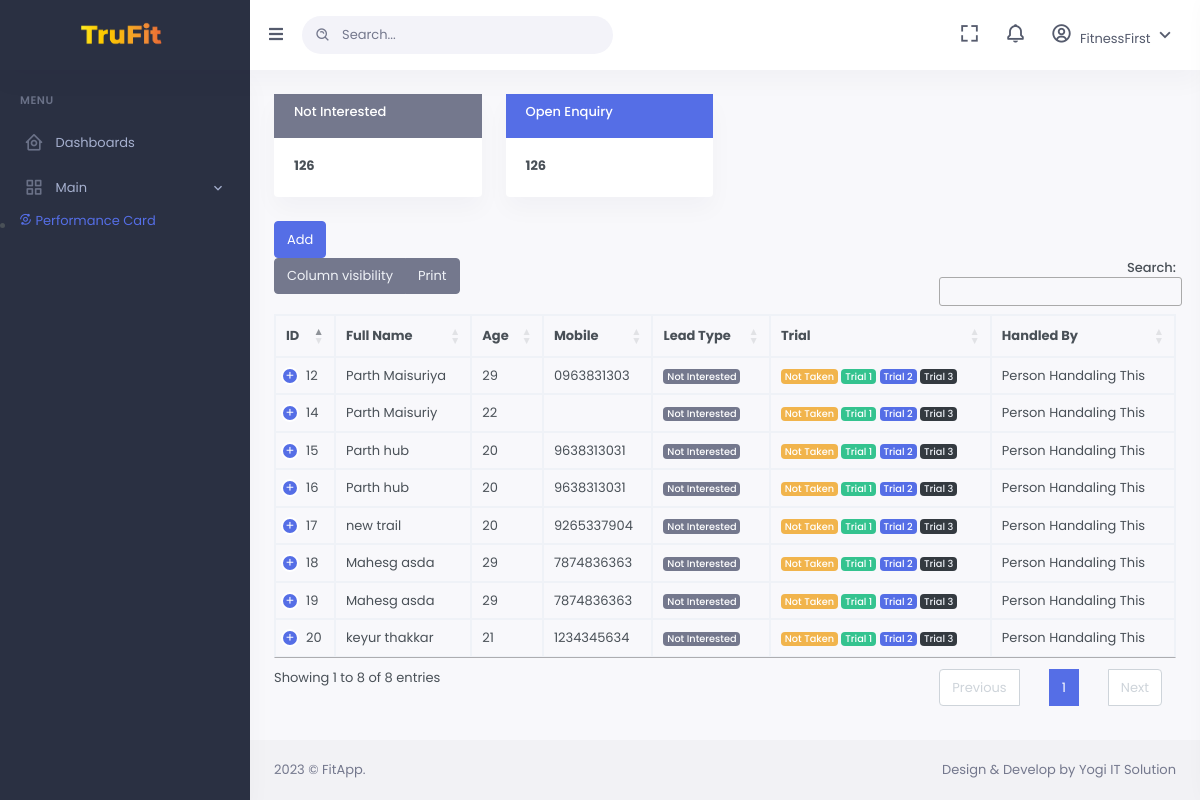
/all-inq-lost.php (signed in), run on an earlier commit of the app's database.
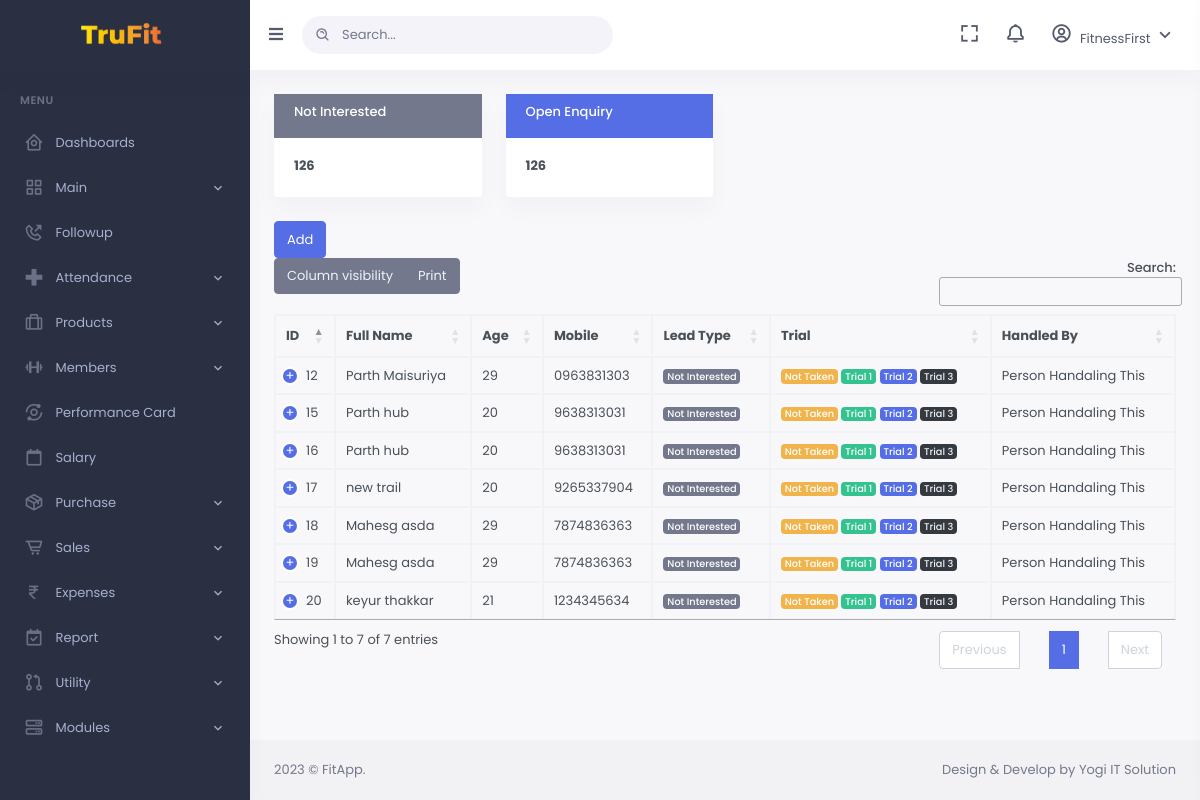
And on a later commit of the database.
### tables this page shows
CREATE TABLE `student` (
  `stdID` int(11) NOT NULL,
  `stdfName` varchar(100) NOT NULL,
  `stdlName` varchar(100) NOT NULL,
  `stdAge` int(3) NOT NULL,
  `stdGender` varchar(7) NOT NULL,
  `stdContact` varchar(10) NOT NULL,
  `stdEmailID` varchar(50) NOT NULL,
  `school` varchar(200) NOT NULL,
  `locationID` int(11) NOT NULL,
  `refID` int(11) NOT NULL,
  `programInterestedIN` int(11) NOT NULL,
  `resume` varchar(500) NOT NULL,
  `priority` varchar(50) NOT NULL,
  `remarks` varchar(500) NOT NULL
);

### all-inq-lost.php (the view, shortened to what the changed rows need)
<?php
include_once 'db_conn.php';
?>
<!DOCTYPE html>
<html lang="en">
<?php
include('inc/head.php')
?>
<body data-sidebar="dark">
    <div id="layout-wrapper">
        <?php
        include('inc/sidebar.php')
        ?>
        <div id="main" class="layout-column flex">
            <div class="main-content">
                <div class="page-content">
                    <div class="container-fluid">
                        <div class="row ">
                            <div class="col-lg-12 col-12">
                            </div>
                        </div>
                        <div class="padding">
                            <table id="datatable-buttons" class="table table-bordered dt-responsive nowrap w-100">
                                <thead>
                                    <tr>
                                        <th data-sortable="true" data-field="id">ID</th>
                                        <th data-sortable="true" data-field="fullname">Full Name</th>
                                        <th data-sortable="true" data-field="age">Age</th>
                                        <th data-sortable="true" data-field="Mobile">Mobile</th>
                                        <th data-sortable="true" data-field="Lead Type">Lead Type</th>
                                        <th data-sortable="true" data-field="Trial">Trial</th>
                                        <th data-sortable="true" data-field="Handled By">Handled By</th>
                                        <a href="add-inquiry.php" class="btn btn-primary">Add</a>
                                    </tr>
                                </thead>
                                <tbody>
                                    <?php
                                    $sqlIn = "SELECT * FROM `student` as s inner JOIN location as l on s.locationID = l.locationID";
                                    $res = mysqli_query($conn, $sqlIn);
                                    while ($row = mysqli_fetch_assoc($res)) {
                                    ?>
                                        <tr class=" flex">
                                            <td class="flex"><?= $row['stdID'] ?></td>
                                            <td class="flex"><?= $row['stdfName'] . " " . $row['stdlName'] ?></td>
                                            <td class="flex"><?= $row['stdAge'] ?></td>
                                            <td class="flex"><?= $row['stdContact'] ?></td>
                                            <td>
                                                <span class="badge  bg-secondary">
                                                    Not Interested
                                                </span>
                                            </td>
                                            <td>
                                                <span class="badge  bg-warning">
                                                    Not Taken
                                                </span>
                                                <span class="badge  bg-success">
                                                    Trial 1
                                                </span>
                                                <span class="badge  bg-primary">
                                                    Trial 2
                                                </span>
                                                <span class="badge  bg-dark">
                                                    Trial 3
                                                </span>
                                            </td>
                                            <td>Person Handaling This</td>
                        </div>
                        </tr>
                    <?php } ?>
</body>
</html>

### inc/sidebar.php (shortened to what the changed rows need)
<?php
    if(isset($_SESSION['roleID']))
    {
        $roleID = $_SESSION['roleID'];
        $roleArr = array();
        $i = 0;
        $sqlChkPer = "SELECT * from permissionmanager where roleID = $roleID";
        $resChkPer = mysqli_query($conn,$sqlChkPer);
        while($rowChkPer = mysqli_fetch_assoc($resChkPer))
        {
            $roleArr[$i] = $rowChkPer['perID'];
            $i = $i + 1;
        }
    }
    else
    {
        header("Location: login.php");
    }
 ?>
<div class="vertical-menu">
    <div data-simplebar class="h-100">
        <div id="sidebar-menu">
            <ul class="metismenu list-unstyled" id="side-menu">
                <?php
                    if(in_array(14,$roleArr))
                    {
                ?>
                <li>
                    <a href="followup.php" class="waves-effect">
                        <i class="bx bx-phone-outgoing"></i>
                        <span key="t-dashboards">Followup</span>
                    </a>
                </li>
                <?php } ?>
                <?php
                    if(in_array(10,$roleArr) || in_array(1,$roleArr))
                    {
                ?>
                <li>
                    <a href="javascript: void(0);" class="has-arrow waves-effect">
                        <i class="bx bx-plus-medical"></i>
                        <span key="t-dashboards">Attendance</span>
                    </a>
                    <ul class="sub-menu" aria-expanded="false">
                        <?php } ?>
                    </ul>
                </li>
                <?php
                    if(in_array(16,$roleArr))
                    {
                ?>
                <li>
                    <a href="javascript: void(0);" class="has-arrow waves-effect">
                        <i class="bx bx-briefcase-alt"></i>
                        <span key="t-dashboards">Products</span>
                    </a>
                </li>
                <?php } ?>
                <?php
                    if(in_array(17,$roleArr))
                    {
                ?>
                <li>
                    <a href="javascript: void(0);" class="has-arrow waves-effect">
                        <i class="bx bx-dumbbell"></i>
                        <span key="t-dashboards">Members</span>
                    </a>
                </li>
            <?php } ?>
                <li>
                    <a href="scorecard.php" class="waves-effect">
                        <i class="bx bx-analyse"></i>
                        <span key="t-dashboards">Performance Card</span>
                    </a>
                </li>
                <?php
                    if(in_array(4,$roleArr))
                    {
                ?>
                <li>
                    <a href="salarayregister.php" class="waves-effect">
                        <i class="bx bx-calendar-alt"></i>
                        <span key="t-dashboards">Salary</span>
                    </a>
                </li>
                <?php } ?>
                <?php
                    if(in_array(19,$roleArr))
                    {
                ?>
                <li>
                    <a href="javascript: void(0);" class="has-arrow waves-effect">
                        <i class="bx bx-package"></i>
                        <span key="t-dashboards">Purchase</span>
                    </a>
                </li>
            <?php } ?>
            <?php
                if(in_array(20,$roleArr))
                {
            ?>
                <li>
                    <a href="javascript: void(0);" class="has-arrow waves-effect">
                        <i class="bx bx-cart-alt"></i>
                        <span key="t-dashboards">Sales</span>
                    </a>
                </li>
            <?php } ?>
            <?php
                if(in_array(21,$roleArr))
                {
            ?>
                <li>
                    <a href="javascript: void(0);" class="has-arrow waves-effect">
                        <i class="bx bx-rupee"></i>
                        <span key="t-dashboards">Expenses</span>
                    </a>
                </li>
            <?php } ?>
            <?php
                if(in_array(3,$roleArr))
                {
            ?>
                <li>
                    <a href="javascript: void(0);" class="has-arrow waves-effect">
                        <i class="bx bx-calendar-check"></i>
                        <span key="t-dashboards">Report</span>
                    </a>
                </li>
            <?php } ?>
            <?php
                if(in_array(8,$roleArr))
                {
            ?>
                <li>
                    <a href="javascript: void(0);" class="has-arrow waves-effect">
                        <i class="bx bx-git-pull-request"></i>
                        <span key="t-dashboards">Utility</span>
                    </a>
                </li>
            <?php } ?>
            <?php
                if(in_array(9,$roleArr))
                {
            ?>
                <li>
                    <a href="javascript: void(0);" class="has-arrow waves-effect">
                        <i class="bx bx-server"></i>
                        <span key="t-dashboards">Modules</span>
                    </a>
                </li>
            <?php } ?>
            </ul>
        </div>
    </div>
</div>

What changed in the data, as far as the page shows it:
no longer on this page (row edited): student: stdID "14", stdfName "Parth", stdlName "Maisuriy", stdAge "22"
Also different on the page:
text written by a page script: "Column visibility Print Search: Showing 1 to 8 of 8 entries Previous 1 Next" → "Column visibility Print Search: Showing 1 to 7 of 7 entries Previous 1 Next"
text now shown: "Followup Attendance Products Members Salary Purchase Sales Expenses Report Utility Modules"
